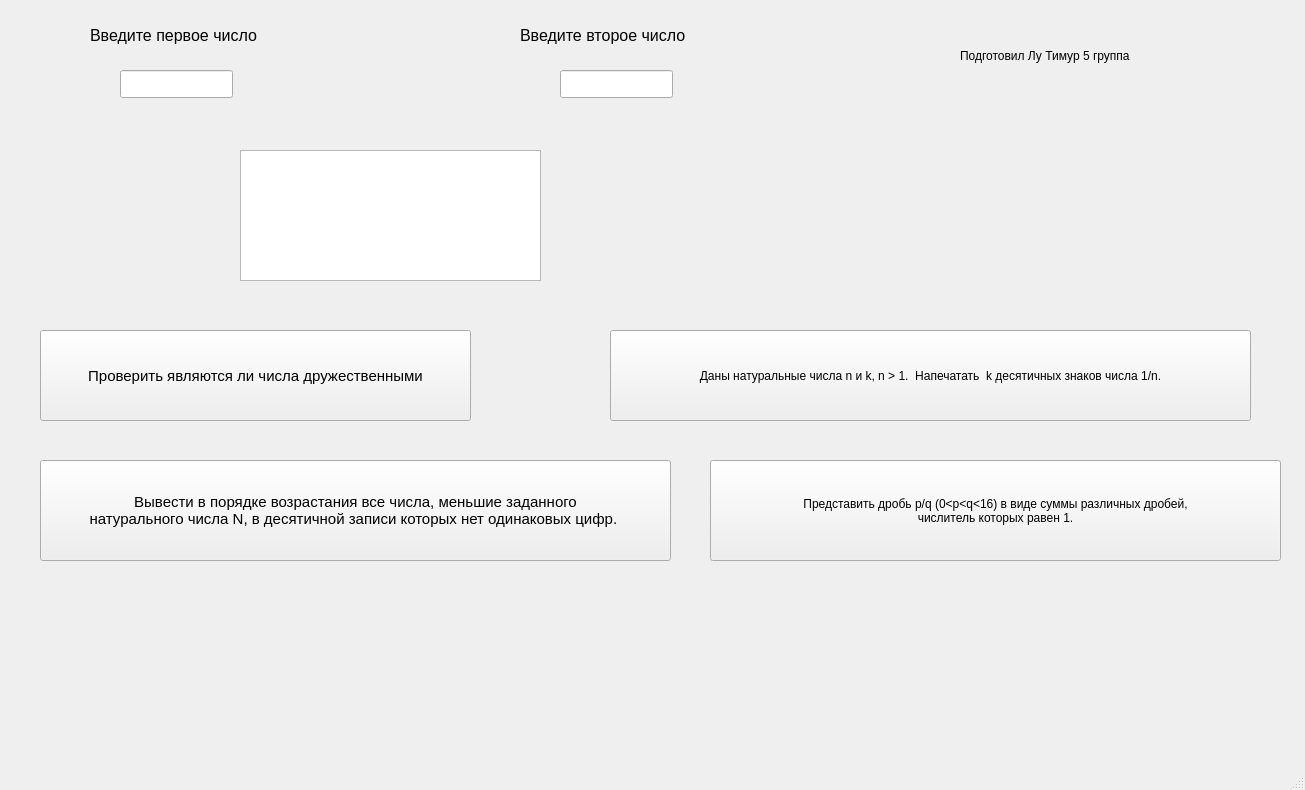
<?xml version="1.0" encoding="UTF-8"?>
<ui version="4.0">
 <class>MainWindow</class>
 <widget class="QMainWindow" name="MainWindow">
  <property name="geometry">
   <rect>
    <x>0</x>
    <y>0</y>
    <width>1305</width>
    <height>790</height>
   </rect>
  </property>
  <property name="windowTitle">
   <string>MainWindow</string>
  </property>
  <widget class="QWidget" name="centralwidget">
   <widget class="QLineEdit" name="lineEdit1">
    <property name="geometry">
     <rect>
      <x>120</x>
      <y>70</y>
      <width>113</width>
      <height>28</height>
     </rect>
    </property>
   </widget>
   <widget class="QLineEdit" name="lineEdit2">
    <property name="geometry">
     <rect>
      <x>560</x>
      <y>70</y>
      <width>113</width>
      <height>28</height>
     </rect>
    </property>
   </widget>
   <widget class="QPushButton" name="pushButtonB5">
    <property name="geometry">
     <rect>
      <x>40</x>
      <y>330</y>
      <width>431</width>
      <height>91</height>
     </rect>
    </property>
    <property name="font">
     <font>
      <pointsize>11</pointsize>
     </font>
    </property>
    <property name="text">
     <string>Проверить являются ли числа дружественными</string>
    </property>
   </widget>
   <widget class="QPushButton" name="pushButtonB10">
    <property name="geometry">
     <rect>
      <x>40</x>
      <y>460</y>
      <width>631</width>
      <height>101</height>
     </rect>
    </property>
    <property name="font">
     <font>
      <pointsize>11</pointsize>
     </font>
    </property>
    <property name="text">
     <string>Вывести в порядке возрастания все числа, меньшие заданного
натурального числа N, в десятичной записи которых нет одинаковых цифр. </string>
    </property>
   </widget>
   <widget class="QPushButton" name="pushButtonC5">
    <property name="geometry">
     <rect>
      <x>610</x>
      <y>330</y>
      <width>641</width>
      <height>91</height>
     </rect>
    </property>
    <property name="font">
     <font>
      <pointsize>9</pointsize>
     </font>
    </property>
    <property name="text">
     <string>Даны натуральные числа n и k, n &gt; 1.  Напечатать  k десятичных знаков числа 1/n.</string>
    </property>
   </widget>
   <widget class="QPushButton" name="pushButtonC10">
    <property name="geometry">
     <rect>
      <x>710</x>
      <y>460</y>
      <width>571</width>
      <height>101</height>
     </rect>
    </property>
    <property name="font">
     <font>
      <pointsize>9</pointsize>
     </font>
    </property>
    <property name="text">
     <string>Представить дробь p/q (0&lt;p&lt;q&lt;16) в виде суммы различных дробей,
числитель которых равен 1.</string>
    </property>
   </widget>
   <widget class="QTextEdit" name="textEdit">
    <property name="geometry">
     <rect>
      <x>240</x>
      <y>150</y>
      <width>301</width>
      <height>131</height>
     </rect>
    </property>
   </widget>
   <widget class="QLabel" name="label">
    <property name="geometry">
     <rect>
      <x>90</x>
      <y>20</y>
      <width>231</width>
      <height>31</height>
     </rect>
    </property>
    <property name="font">
     <font>
      <pointsize>12</pointsize>
     </font>
    </property>
    <property name="text">
     <string>Введите первое число</string>
    </property>
   </widget>
   <widget class="QLabel" name="label_2">
    <property name="geometry">
     <rect>
      <x>520</x>
      <y>20</y>
      <width>211</width>
      <height>31</height>
     </rect>
    </property>
    <property name="font">
     <font>
      <pointsize>12</pointsize>
     </font>
    </property>
    <property name="text">
     <string>Введите второе число</string>
    </property>
   </widget>
   <widget class="QLabel" name="label_3">
    <property name="geometry">
     <rect>
      <x>960</x>
      <y>10</y>
      <width>281</width>
      <height>91</height>
     </rect>
    </property>
    <property name="text">
     <string>Подготовил Лу Тимур 5 группа</string>
    </property>
   </widget>
  </widget>
  <widget class="QMenuBar" name="menubar">
   <property name="geometry">
    <rect>
     <x>0</x>
     <y>0</y>
     <width>1305</width>
     <height>25</height>
    </rect>
   </property>
  </widget>
  <widget class="QStatusBar" name="statusbar"/>
 </widget>
 <resources/>
 <connections/>
</ui>
